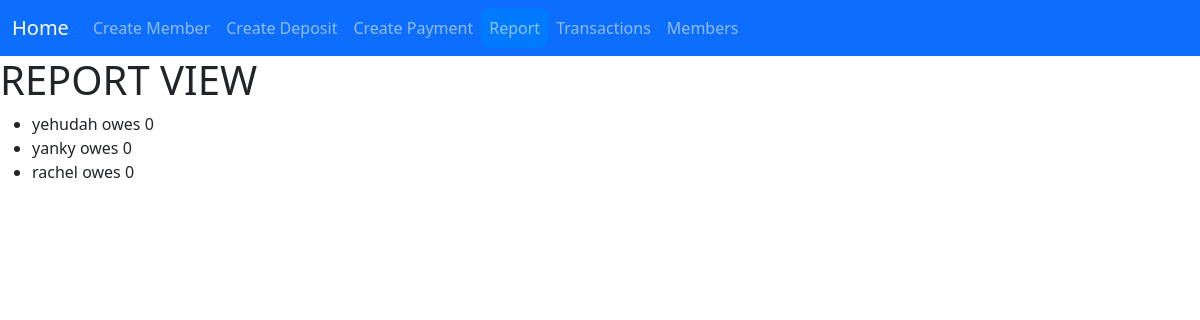
/hub/report/, run on an earlier commit of the app's database.
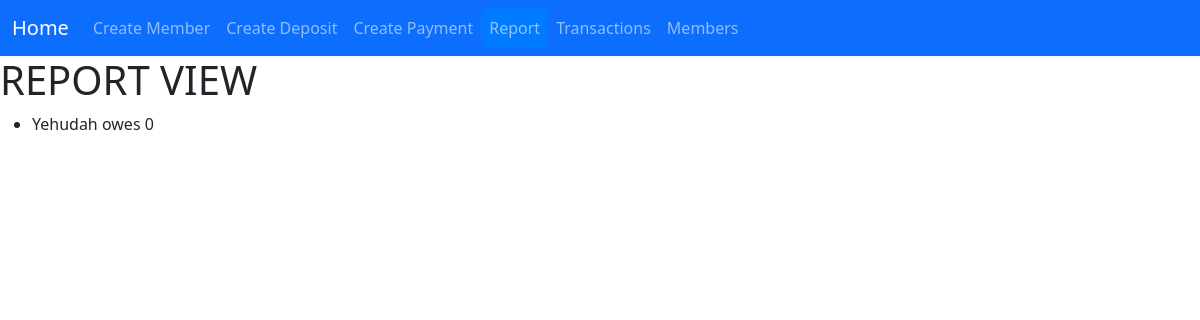
And on a later commit of the database.
### hub/models.py (models this page shows, shortened)
class Member(models.Model):
    time_added = models.DateTimeField(auto_now_add=True, null=True,blank=True)
    name = models.CharField(max_length=30)

### hub/views.py (the view)
# urls.py: path('report/',views.report_view,name='report'),
def report_view(request):
    members = Member.objects.all()
    deposits = Deposit.objects.all()
    payments = InternalPayment.objects.all()
    num_members = Decimal(members.count())
    sum_deposits = Decimal(deposits.aggregate(Sum('amount'))['amount__sum'] or 0)
    share_money = Decimal(sum_deposits * 1/num_members)
    bank = {}
    owed_list = []
    answer_list = []
    for i in members:
        deposited = Decimal(deposits.filter(member=i.id).aggregate(Sum('amount'))['amount__sum'] or 0)
        paid_internally = Decimal(payments.filter(payer=i.id).aggregate(Sum('amount'))['amount__sum'] or 0)
        received = Decimal(payments.filter(recipient=i.id).aggregate(Sum('amount'))['amount__sum'] or 0)
        owes = share_money - (deposited + paid_internally) + received
        bank[i.name] = {
            'paid': deposited + paid_internally,
            'received': received,
            'owes': owes
        }
        owed_list.append([i.name,owes])
    owed_list.sort(key= lambda x: int(x[1]))
    counter = 0
    while len(owed_list) > 1:
        counter += 1
        owed_list.sort(key= lambda x: int(x[1]))
        left_person = owed_list[0][0]
        right_person = owed_list[-1][0]
        left_num = owed_list[0][1]
        right_num = owed_list[-1][1]
        message = f"{right_person} pays {left_person} ${round(right_num,2)}"
        message_two = f"{right_person} pays {left_person} ${round(abs(left_num),2)}"
        print(f"{counter}: {owed_list}")
        if left_num == 0:
            owed_list.pop(0)
        elif right_num == 0:
            owed_list.pop()
        elif abs(left_num) == abs(right_num):
            answer_list.append(message)
            owed_list.pop()
            owed_list.pop(0)
        elif abs(left_num) > abs(right_num):
            answer_list.append(message)
            owed_list[0][1] += Decimal(right_num)
            owed_list.pop()
        elif abs(right_num) > abs(left_num):
            answer_list.append(message_two)
            owed_list[-1][1] += Decimal(left_num)
            owed_list.pop(0)
        else:
            answer_list.append('error!')
            break
    context = {
        'members':members,
        'deposits':deposits,
        'payments':payments,
        'sum_deposits':sum_deposits,
        'share_money':share_money,
        'bank':bank,
        'owed_list':owed_list,
        'answer_list':answer_list,
    }
    return render(request,'hub/report.html',context=context)

### hub/templates/hub/report.html (shortened to what this page needs)
{% extends 'base.html' %}
{% block title %}
  <h1> REPORT VIEW</h1>
{% endblock %}
{% block content %}
    <ul>
        {% for key,value in bank.items %}
        <li>{{key}} owes {{value.owes}}</li>
        {%endfor%}
    </ul>
{% endblock content%}

### templates/base.html (shortened to what this page needs)
{% load static%}
<!DOCTYPE html>
<html lang="en">
  <head>
    <link rel="stylesheet" type="text/css" href="{% static 'css/styles.css'%}">
    <link href="https://cdn.jsdelivr.net/npm/bootstrap@5.3.0-alpha1/dist/css/bootstrap.min.css" rel="stylesheet">
  </head>
  <body>
    <nav class="navbar navbar-expand-lg bg-primary" data-bs-theme="dark">
        <div class="container-fluid">
          <a class="navbar-brand" href="{% url 'hub:index' %}">Home</a>
          <div class="collapse navbar-collapse" id="navbarNavDropdown">
            <ul class="navbar-nav">
              <li class="nav-item">
                <a class="nav-link" href="{% url 'hub:create_member' %}">Create Member</a>
              </li>
              <li class="nav-item">
                <a class="nav-link" href="{% url 'hub:create_deposit' %}">Create Deposit</a>
              </li>
              <li class="nav-item">
                <a class="nav-link" href="{% url 'hub:create_payment' %}">Create Payment</a>
              </li>
              <li class="nav-item">
                <a class="nav-link" href="{% url 'hub:report' %}">Report</a>
              </li>
              <li class="nav-item">
                <a class="nav-link" href="{% url 'hub:notepad' %}">Transactions</a>
              </li>
              <li class="nav-item">
                <a class="nav-link" href="{% url 'hub:list_member' %}">Members</a>
              </li>
            </ul>
          </div>
        </div>
      </nav>
    <header>
        {% block title%} {% endblock %}
    </header>
    {% block content %}{% endblock content %}
  </body>
</html>

### static/css/styles.css (style rules this page uses)
.nav-item.active { background-color: #007bff; color: white; border-radius: 8px; }
* { transition: all 1000ms ease; }

What changed in the data, as far as the page shows it:
removed Member: bank "yehudah"
removed Member: bank "yanky"
removed Member: bank "rachel"
added Member: bank "Yehudah"
Also different on the page:
list line gone: "owes 0"
